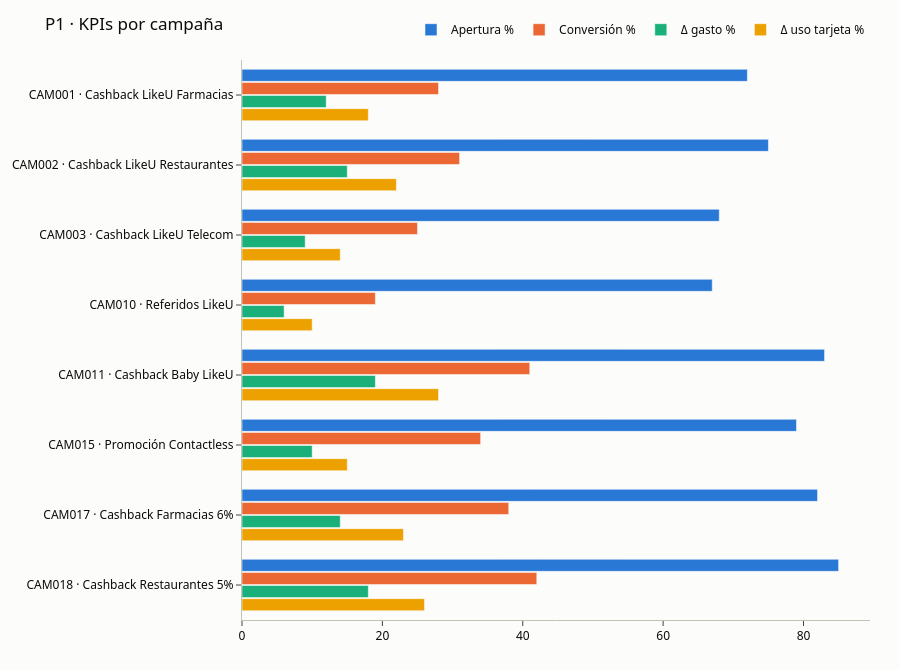

This figure's notebook cell:
### Markdown cell above
#### P1 · a) Campañas

### Code cell
camp_P1 = tabla_campanas("P1")

### Figure 1 — Plotly figure (JSON) as saved in the notebook; plotly's stock layout.template omitted (floating-point values rounded to 4 significant figures)
{"data": [{"hovertemplate": "%{y}<br>Apertura %: %{x}<extra></extra>", "marker": {"color": "#2a78d6"}, "name": "Apertura %", "orientation": "h", "type": "bar", "x": [72, 75, 68, 67, 83, 79, 82, 85], "y": ["CAM001 · Cashback LikeU Farmacias", "CAM002 · Cashback LikeU Restaurantes", "CAM003 · Cashback LikeU Telecom", "CAM010 · Referidos LikeU", "CAM011 · Cashback Baby LikeU", "CAM015 · Promoción Contactless", "CAM017 · Cashback Farmacias 6%", "CAM018 · Cashback Restaurantes 5%"]}, {"hovertemplate": "%{y}<br>Conversión %: %{x}<extra></extra>", "marker": {"color": "#eb6834"}, "name": "Conversión %", "orientation": "h", "type": "bar", "x": [28, 31, 25, 19, 41, 34, 38, 42], "y": ["CAM001 · Cashback LikeU Farmacias", "CAM002 · Cashback LikeU Restaurantes", "CAM003 · Cashback LikeU Telecom", "CAM010 · Referidos LikeU", "CAM011 · Cashback Baby LikeU", "CAM015 · Promoción Contactless", "CAM017 · Cashback Farmacias 6%", "CAM018 · Cashback Restaurantes 5%"]}, {"hovertemplate": "%{y}<br>Δ gasto %: %{x}<extra></extra>", "marker": {"color": "#1baf7a"}, "name": "Δ gasto %", "orientation": "h", "type": "bar", "x": [12, 15, 9, 6, 19, 10, 14, 18], "y": ["CAM001 · Cashback LikeU Farmacias", "CAM002 · Cashback LikeU Restaurantes", "CAM003 · Cashback LikeU Telecom", "CAM010 · Referidos LikeU", "CAM011 · Cashback Baby LikeU", "CAM015 · Promoción Contactless", "CAM017 · Cashback Farmacias 6%", "CAM018 · Cashback Restaurantes 5%"]}, {"hovertemplate": "%{y}<br>Δ uso tarjeta %: %{x}<extra></extra>", "marker": {"color": "#eda100"}, "name": "Δ uso tarjeta %", "orientation": "h", "type": "bar", "x": [18, 22, 14, 10, 28, 15, 23, 26], "y": ["CAM001 · Cashback LikeU Farmacias", "CAM002 · Cashback LikeU Restaurantes", "CAM003 · Cashback LikeU Telecom", "CAM010 · Referidos LikeU", "CAM011 · Cashback Baby LikeU", "CAM015 · Promoción Contactless", "CAM017 · Cashback Farmacias 6%", "CAM018 · Cashback Restaurantes 5%"]}], "layout": {"bargroupgap": 0.08, "barmode": "group", "height": 670, "legend": {"orientation": "h", "x": 1, "xanchor": "right", "y": 1.08}, "title": {"text": "P1 · KPIs por campaña"}, "yaxis": {"autorange": "reversed"}}}
